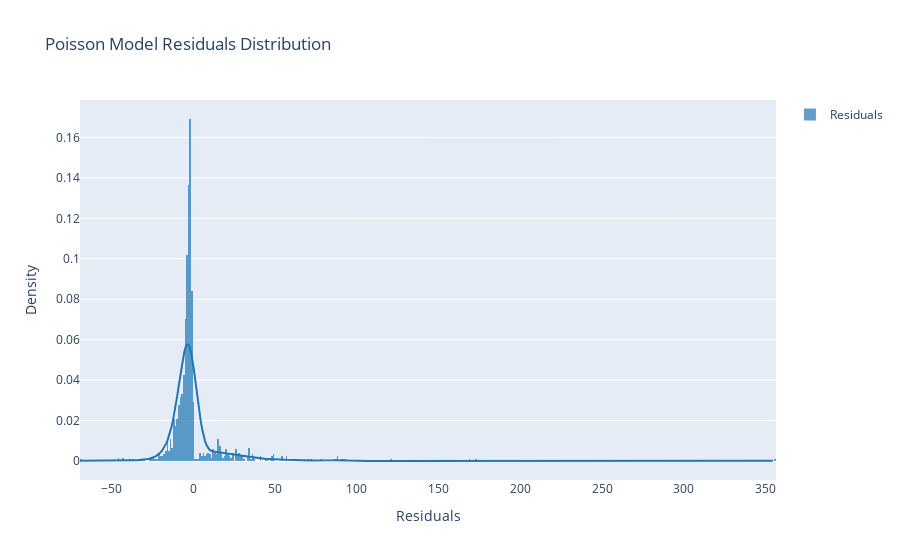
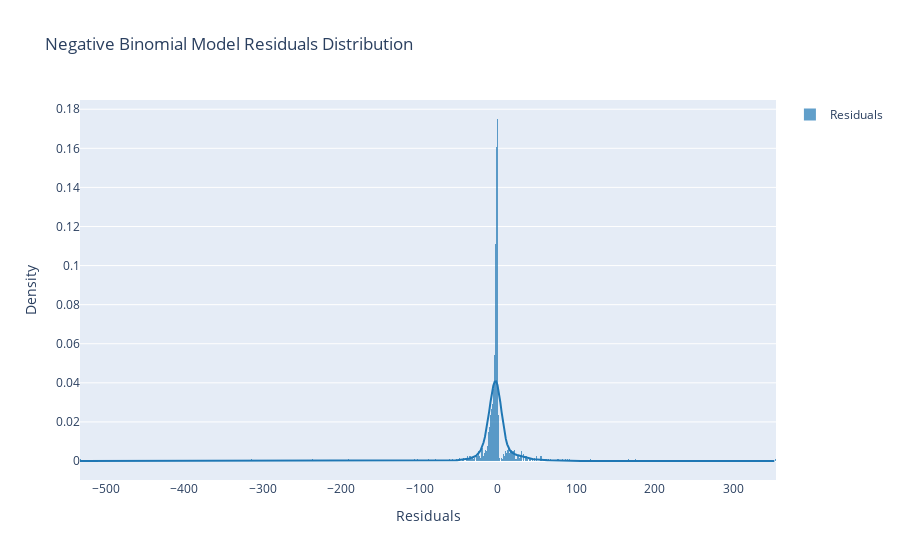

Write notebook code for charts like these, in order.
### Code cell
import plotly.graph_objs as go
import plotly.figure_factory as ff
import seaborn as sns
import matplotlib.pyplot as plt

poisson_residuals = poisson_model.resid_response

negbin_residuals = negbin_model.resid_response

# 잔차 히스토그램 시각화
def plot_residuals_histogram(residuals, title):
    hist_data = [residuals]
    group_labels = ['Residuals']
    fig = ff.create_distplot(hist_data, group_labels, bin_size=1, show_rug=False)
    fig.update_layout(title=title, xaxis_title='Residuals', yaxis_title='Density')
    fig.show()

plot_residuals_histogram(poisson_residuals, 'Poisson Model Residuals Distribution')

plot_residuals_histogram(negbin_residuals, 'Negative Binomial Model Residuals Distribution')

### Figure 1 — Plotly figure (JSON) as saved in the notebook; plotly's stock layout.template omitted (floating-point values rounded to 4 significant figures; data arrays with more than 128 entries replaced by an {"elided": "..."} marker saying what was removed)
{"data": [{"autobinx": false, "histnorm": "probability density", "legendgroup": "Residuals", "marker": {"color": "rgb(31, 119, 180)"}, "name": "Residuals", "opacity": 0.7, "type": "histogram", "x": {"elided": "1200 float values"}, "xaxis": "x", "xbins": {"end": 355.6, "size": 1, "start": -69.51}, "yaxis": "y"}, {"legendgroup": "Residuals", "marker": {"color": "rgb(31, 119, 180)"}, "mode": "lines", "name": "Residuals", "showlegend": false, "type": "scatter", "x": {"elided": "500 float values"}, "xaxis": "x", "y": {"elided": "500 float values"}, "yaxis": "y"}], "layout": {"barmode": "overlay", "hovermode": "closest", "legend": {"traceorder": "reversed"}, "title": {"text": "Poisson Model Residuals Distribution"}, "xaxis": {"anchor": "y2", "domain": [0, 1], "title": {"text": "Residuals"}, "zeroline": false}, "yaxis": {"anchor": "free", "domain": [0, 1], "position": 0, "title": {"text": "Density"}}}}

### Figure 2 — Plotly figure (JSON) as saved in the notebook; plotly's stock layout.template omitted (floating-point values rounded to 4 significant figures; data arrays with more than 128 entries replaced by an {"elided": "..."} marker saying what was removed)
{"data": [{"autobinx": false, "histnorm": "probability density", "legendgroup": "Residuals", "marker": {"color": "rgb(31, 119, 180)"}, "name": "Residuals", "opacity": 0.7, "type": "histogram", "x": {"elided": "1200 float values"}, "xaxis": "x", "xbins": {"end": 354.6, "size": 1, "start": -533.2}, "yaxis": "y"}, {"legendgroup": "Residuals", "marker": {"color": "rgb(31, 119, 180)"}, "mode": "lines", "name": "Residuals", "showlegend": false, "type": "scatter", "x": {"elided": "500 float values"}, "xaxis": "x", "y": {"elided": "500 float values"}, "yaxis": "y"}], "layout": {"barmode": "overlay", "hovermode": "closest", "legend": {"traceorder": "reversed"}, "title": {"text": "Negative Binomial Model Residuals Distribution"}, "xaxis": {"anchor": "y2", "domain": [0, 1], "title": {"text": "Residuals"}, "zeroline": false}, "yaxis": {"anchor": "free", "domain": [0, 1], "position": 0, "title": {"text": "Density"}}}}
